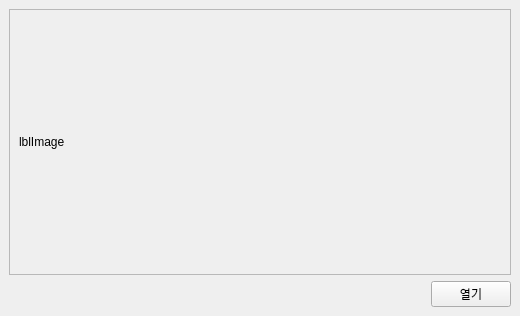
<?xml version="1.0" encoding="UTF-8"?>
<ui version="4.0">
 <class>MainWindow</class>
 <widget class="QMainWindow" name="MainWindow">
  <property name="geometry">
   <rect>
    <x>0</x>
    <y>0</y>
    <width>520</width>
    <height>316</height>
   </rect>
  </property>
  <property name="windowTitle">
   <string>이미지뷰어</string>
  </property>
  <property name="toolButtonStyle">
   <enum>Qt::ToolButtonIconOnly</enum>
  </property>
  <property name="animated">
   <bool>false</bool>
  </property>
  <widget class="QWidget" name="centralwidget">
   <layout class="QVBoxLayout" name="verticalLayout">
    <item>
     <widget class="QScrollArea" name="scrollArea">
      <property name="widgetResizable">
       <bool>true</bool>
      </property>
      <widget class="QWidget" name="scrollAreaWidgetContents">
       <property name="geometry">
        <rect>
         <x>0</x>
         <y>0</y>
         <width>498</width>
         <height>263</height>
        </rect>
       </property>
       <layout class="QHBoxLayout" name="horizontalLayout_2">
        <item>
         <widget class="QLabel" name="lblImage">
          <property name="text">
           <string>lblImage</string>
          </property>
         </widget>
        </item>
       </layout>
      </widget>
     </widget>
    </item>
    <item>
     <layout class="QHBoxLayout" name="horizontalLayout">
      <item>
       <spacer name="horizontalSpacer">
        <property name="orientation">
         <enum>Qt::Horizontal</enum>
        </property>
        <property name="sizeHint" stdset="0">
         <size>
          <width>40</width>
          <height>20</height>
         </size>
        </property>
       </spacer>
      </item>
      <item>
       <widget class="QPushButton" name="btnOpen">
        <property name="text">
         <string>열기</string>
        </property>
       </widget>
      </item>
     </layout>
    </item>
   </layout>
  </widget>
 </widget>
 <resources/>
 <connections/>
 <buttongroups>
  <buttongroup name="btnGroupOp"/>
  <buttongroup name="btnGroupDisp"/>
 </buttongroups>
</ui>
